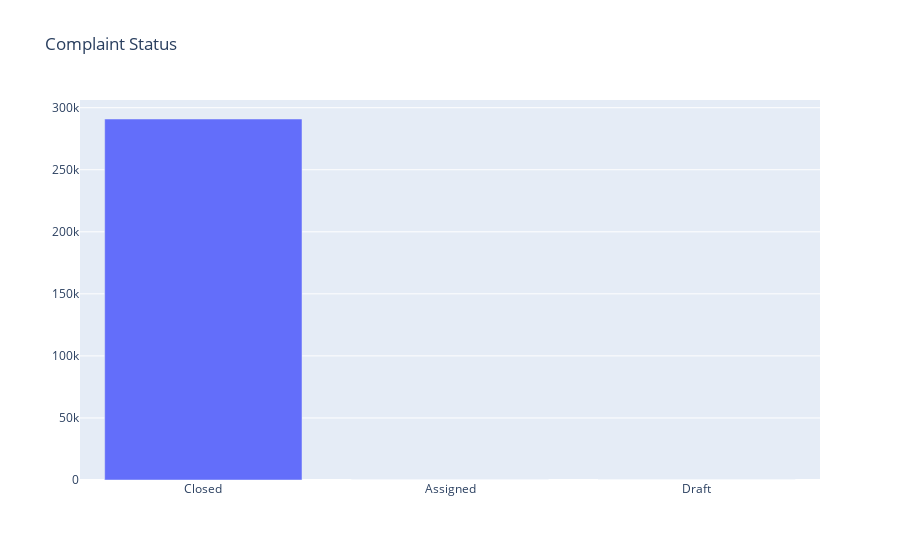

The notebook cell this image was saved under:
### Code cell
data = [go.Bar(
   x = status['Status'],
   y = status['count']
)]
layout = go.Layout(
   {"title":"Complaint Status"})

fig = go.Figure(data=data, layout = layout)
iplot(fig)

### Figure 1 — Plotly figure (JSON) as saved in the notebook; plotly's stock layout.template omitted (floating-point values rounded to 4 significant figures)
{"data": [{"type": "bar", "x": ["Closed", "Assigned", "Draft"], "y": [290883, 7, 1]}], "layout": {"title": {"text": "Complaint Status"}}}
